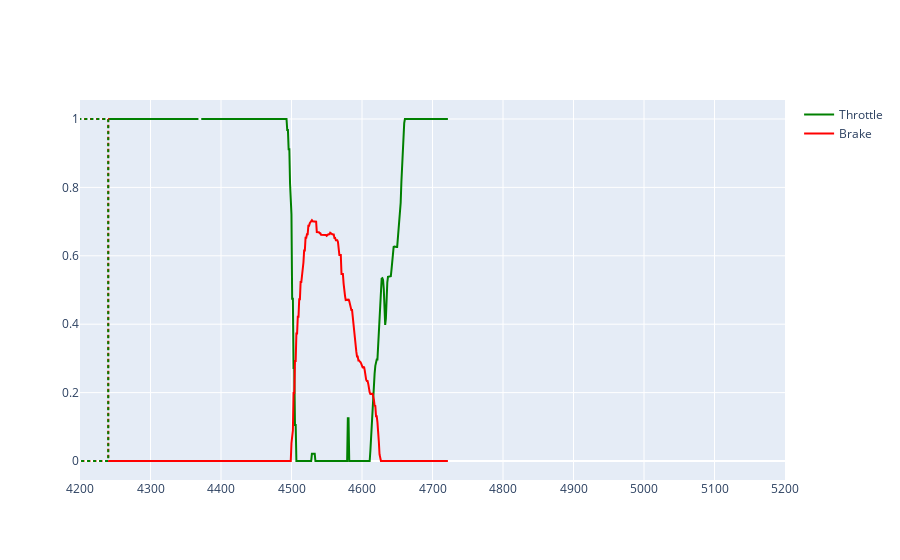
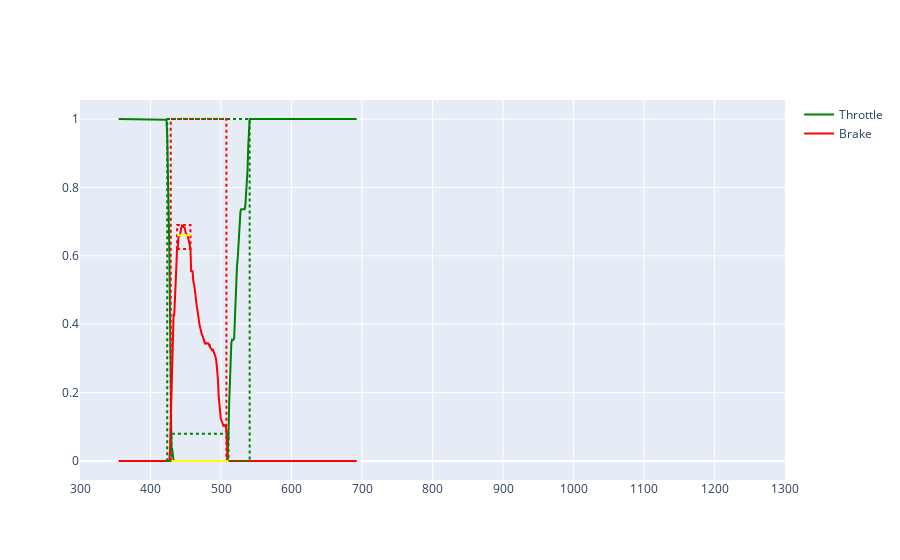
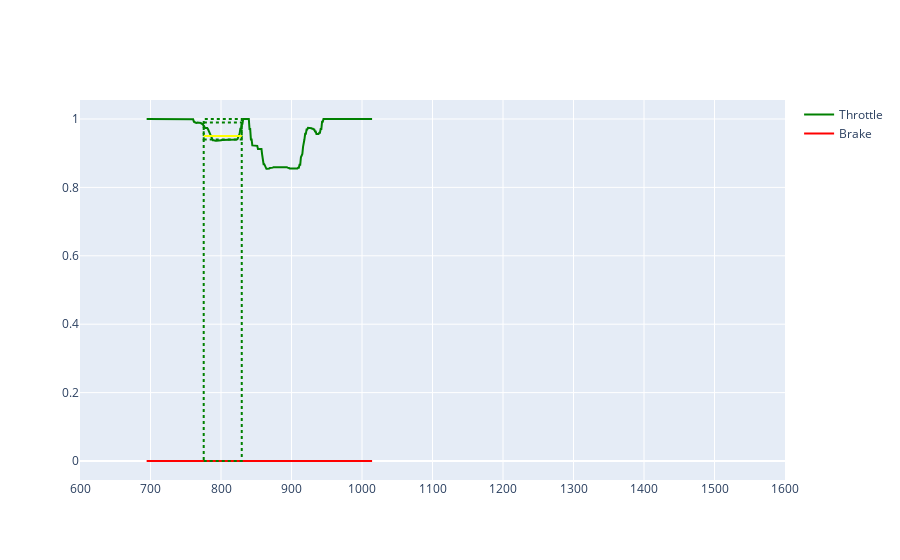
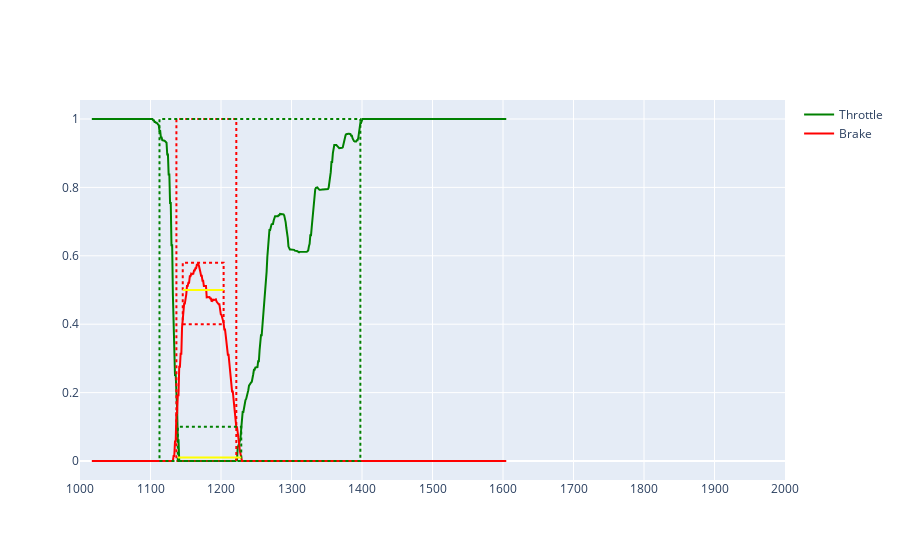

Write notebook code for charts like these, in order.
### Code cell
segments, used_laps = fast_lap_analyzer.extract_segments(sector_start_end, data_frames, laps_with_telemetry, df_max)
for i in range(len(segments)):
    segment = segments[i]
    fig = lap_fig(segment.telemetry_for_fig(), columns=["Throttle", "Brake"])
    brake_features = segment.brake_features()
    if brake_features:
        fig_add_features(fig, segment.brake_features())
    throttle_features = segment.throttle_features()
    if throttle_features:
        fig_add_features(fig, segment.throttle_features(), color="green")
    fig.show()

### Figure 1 — Plotly figure (JSON) as saved in the notebook; plotly's stock layout.template omitted (floating-point values rounded to 4 significant figures; data arrays with more than 128 entries replaced by an {"elided": "..."} marker saying what was removed)
{"data": [{"line": {"color": "green"}, "marker": {"size": 1}, "name": "Throttle", "showlegend": true, "type": "scatter", "x": {"elided": "481 float values"}, "y": {"elided": "481 float values"}}, {"line": {"color": "red"}, "marker": {"size": 1}, "name": "Brake", "showlegend": true, "type": "scatter", "x": {"elided": "481 float values"}, "y": {"elided": "481 float values"}}], "layout": {"shapes": [{"line": {"color": "red", "dash": "dot", "width": 2}, "type": "rect", "x0": 133.9, "x1": 4240.0, "xref": "x", "y0": 0, "y1": 1, "yref": "y"}, {"line": {"color": "red", "dash": "dot", "width": 2}, "type": "rect", "x0": 148.9, "x1": 200.9, "xref": "x", "y0": 0.6, "y1": 0.7, "yref": "y"}, {"line": {"color": "yellow", "width": 2}, "type": "line", "x0": 148.9, "x1": 200.9, "xref": "x", "y0": 0.66, "y1": 0.66, "yref": "y"}, {"line": {"color": "green", "dash": "dot", "width": 2}, "type": "rect", "x0": 124.9, "x1": 4240.0, "xref": "x", "y0": 0, "y1": 1, "yref": "y"}, {"line": {"color": "green", "dash": "dot", "width": 2}, "type": "rect", "x0": 137.9, "x1": 243.9, "xref": "x", "y0": 0, "y1": 0.08, "yref": "y"}, {"line": {"color": "yellow", "width": 2}, "type": "line", "x0": 137.9, "x1": 243.9, "xref": "x", "y0": 0, "y1": 0, "yref": "y"}], "xaxis": {"dtick": 100, "range": [4200, 5200]}}}

### Figure 2 — Plotly figure (JSON) as saved in the notebook; plotly's stock layout.template omitted (floating-point values rounded to 4 significant figures; data arrays with more than 128 entries replaced by an {"elided": "..."} marker saying what was removed)
{"data": [{"line": {"color": "green"}, "marker": {"size": 1}, "name": "Throttle", "showlegend": true, "type": "scatter", "x": {"elided": "339 float values"}, "y": {"elided": "339 float values"}}, {"line": {"color": "red"}, "marker": {"size": 1}, "name": "Brake", "showlegend": true, "type": "scatter", "x": {"elided": "339 float values"}, "y": {"elided": "339 float values"}}], "layout": {"shapes": [{"line": {"color": "red", "dash": "dot", "width": 2}, "type": "rect", "x0": 428.7, "x1": 507.6, "xref": "x", "y0": 0, "y1": 1, "yref": "y"}, {"line": {"color": "red", "dash": "dot", "width": 2}, "type": "rect", "x0": 437.7, "x1": 456.7, "xref": "x", "y0": 0.62, "y1": 0.69, "yref": "y"}, {"line": {"color": "yellow", "width": 2}, "type": "line", "x0": 437.7, "x1": 456.7, "xref": "x", "y0": 0.66, "y1": 0.66, "yref": "y"}, {"line": {"color": "green", "dash": "dot", "width": 2}, "type": "rect", "x0": 423.7, "x1": 540.6, "xref": "x", "y0": 0, "y1": 1, "yref": "y"}, {"line": {"color": "green", "dash": "dot", "width": 2}, "type": "rect", "x0": 429.7, "x1": 510.6, "xref": "x", "y0": 0, "y1": 0.08, "yref": "y"}, {"line": {"color": "yellow", "width": 2}, "type": "line", "x0": 429.7, "x1": 510.6, "xref": "x", "y0": 0, "y1": 0, "yref": "y"}], "xaxis": {"dtick": 100, "range": [300, 1300]}}}

### Figure 3 — Plotly figure (JSON) as saved in the notebook; plotly's stock layout.template omitted (floating-point values rounded to 4 significant figures; data arrays with more than 128 entries replaced by an {"elided": "..."} marker saying what was removed)
{"data": [{"line": {"color": "green"}, "marker": {"size": 1}, "name": "Throttle", "showlegend": true, "type": "scatter", "x": {"elided": "321 float values"}, "y": {"elided": "321 float values"}}, {"line": {"color": "red"}, "marker": {"size": 1}, "name": "Brake", "showlegend": true, "type": "scatter", "x": {"elided": "321 float values"}, "y": {"elided": "321 int values"}}], "layout": {"shapes": [{"line": {"color": "green", "dash": "dot", "width": 2}, "type": "rect", "x0": 775.5, "x1": 829.4, "xref": "x", "y0": 0, "y1": 1, "yref": "y"}, {"line": {"color": "green", "dash": "dot", "width": 2}, "type": "rect", "x0": 775.5, "x1": 829.4, "xref": "x", "y0": 0.94, "y1": 0.99, "yref": "y"}, {"line": {"color": "yellow", "width": 2}, "type": "line", "x0": 775.5, "x1": 829.4, "xref": "x", "y0": 0.95, "y1": 0.95, "yref": "y"}], "xaxis": {"dtick": 100, "range": [600, 1600]}}}

### Figure 4 — Plotly figure (JSON) as saved in the notebook; plotly's stock layout.template omitted (floating-point values rounded to 4 significant figures; data arrays with more than 128 entries replaced by an {"elided": "..."} marker saying what was removed)
{"data": [{"line": {"color": "green"}, "marker": {"size": 1}, "name": "Throttle", "showlegend": true, "type": "scatter", "x": {"elided": "589 float values"}, "y": {"elided": "589 float values"}}, {"line": {"color": "red"}, "marker": {"size": 1}, "name": "Brake", "showlegend": true, "type": "scatter", "x": {"elided": "589 float values"}, "y": {"elided": "589 float values"}}], "layout": {"shapes": [{"line": {"color": "red", "dash": "dot", "width": 2}, "type": "rect", "x0": 1137.0, "x1": 1222.0, "xref": "x", "y0": 0, "y1": 1, "yref": "y"}, {"line": {"color": "red", "dash": "dot", "width": 2}, "type": "rect", "x0": 1146.0, "x1": 1204.0, "xref": "x", "y0": 0.4, "y1": 0.58, "yref": "y"}, {"line": {"color": "yellow", "width": 2}, "type": "line", "x0": 1146.0, "x1": 1204.0, "xref": "x", "y0": 0.5, "y1": 0.5, "yref": "y"}, {"line": {"color": "green", "dash": "dot", "width": 2}, "type": "rect", "x0": 1113.0, "x1": 1398.0, "xref": "x", "y0": 0, "y1": 1, "yref": "y"}, {"line": {"color": "green", "dash": "dot", "width": 2}, "type": "rect", "x0": 1139.0, "x1": 1229.0, "xref": "x", "y0": 0, "y1": 0.1, "yref": "y"}, {"line": {"color": "yellow", "width": 2}, "type": "line", "x0": 1139.0, "x1": 1229.0, "xref": "x", "y0": 0.01, "y1": 0.01, "yref": "y"}], "xaxis": {"dtick": 100, "range": [1000, 2000]}}}
